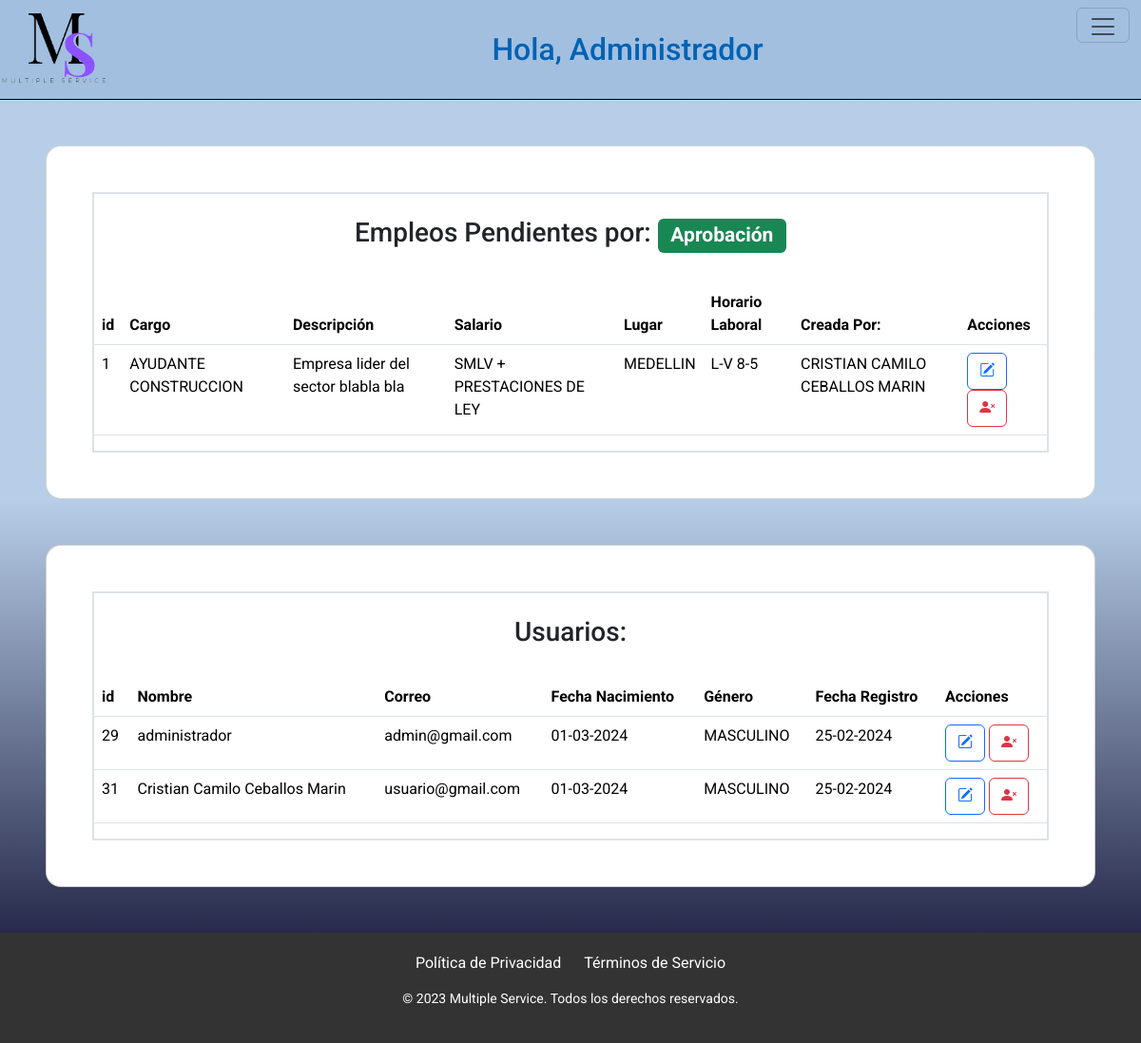
The page /vistas/administracion.php (signed in) on the database its author committed.
### tables this page shows
CREATE TABLE `empleos` (
  `id` int(11) NOT NULL,
  `cargo` varchar(100) NOT NULL,
  `descripcion` varchar(100) NOT NULL,
  `salario` varchar(50) NOT NULL,
  `lugar` varchar(50) NOT NULL,
  `horario` varchar(10) NOT NULL,
  `creado_por` varchar(100) NOT NULL,
  `estado` enum('PENDIENTE','RECHAZADO','APROBADO') NOT NULL,
  `fecha_creacion` timestamp NOT NULL DEFAULT current_timestamp()
);

CREATE TABLE `users` (
  `id` int(11) NOT NULL,
  `nombre` varchar(100) NOT NULL,
  `email` varchar(120) NOT NULL,
  `password` varchar(10) NOT NULL,
  `confirmar_password` varchar(10) NOT NULL,
  `fecha_nacimiento` varchar(11) NOT NULL,
  `genero` enum('MASCULINO','FEMENINO','PREFIERO NO DECIRLO') NOT NULL,
  `tipo_usuario` enum('ESTANDAR','ADMIN','','') NOT NULL,
  `fecha_registro` timestamp NOT NULL DEFAULT current_timestamp()
);

### vistas/administracion.php (the view, shortened to what this page needs)
<!DOCTYPE html>
<html lang="es">
<head>
    <link rel="stylesheet" href="../css/estilos_mul.css">
    <link rel="stylesheet" href="https://cdn.jsdelivr.net/npm/bootstrap@5.3.2/dist/css/bootstrap.min.css">
    <link rel="stylesheet" href="https://cdn.jsdelivr.net/npm/bootstrap-icons@1.11.3/font/bootstrap-icons.min.css">
</head>
<body>
  <header class="Tituloosm">
    <img class="logo_header" src="../img/logo_1.png" alt="Multiple Service">
    <h1 class="text-capitalize fs-2 text"> Hola, <?php echo $_SESSION['nombre_usuario']; ?></h1>
    <?php include 'menu.php' ?>
    </header>
<section class="p-5 m-5 card rounded-4">
    <div class="border border-2">
        <h3 class="text-center pb-4 mt-4">Empleos Pendientes por: <span class="badge text-bg-success">Aprobación</span></h3>
        <table class="table table-hover">
            <thead>
                <th>id</th>
                <th>Cargo</th>
                <th>Descripción</th>
                <th>Salario</th>
                <th>Lugar</th>
                <th>Horario Laboral</th>
                <th>Creada Por:</th>
                <th>Acciones</th>
            </thead>
            <tbody>
                <?php
                    $usuario = 'root';
                    $contrasena = '';
                    $conexion = new PDO('mysql:host=localhost;dbname=multiple_services', $usuario, $contrasena);
                    $conexion->setAttribute(PDO::ATTR_ERRMODE, PDO::ERRMODE_EXCEPTION);
                    $sql = "SELECT id, cargo, descripcion, salario, lugar, horario, creado_por, estado, fecha_creacion FROM empleos";
                    $stmt = $conexion->query($sql);
                ?>
                <?php while ($fila = $stmt->fetch(PDO::FETCH_ASSOC)): ?>
                    <tr>
                        <td><?= $fila['id'] ?></td>
                        <td><?= $fila['cargo'] ?></td>
                        <td><?= $fila['descripcion'] ?></td>
                        <td><?= $fila['salario'] ?></td>
                        <td><?= $fila['lugar'] ?></td>
                        <td><?= $fila['horario'] ?></td>
                        <td><?= $fila['creado_por'] ?></td>
                        <td>
                            <button type="button" class="btn btn-outline-primary" data-bs-toggle="tooltip" data-bs-placement="top" data-bs-title="editar"><i class="bi bi-pencil-square"></i></button>
                            <button type="button" class="btn btn-outline-danger"><i class="bi bi-person-x-fill"></i></button>
                        </td>
                    </tr>
                <?php endwhile; ?>
            </tbody>
        </table>
    </div>
</section>
    <section class="p-5 m-5 card rounded-4">
<div class="border border-2">
    <h3 class="text-center pb-4 mt-4">Usuarios:</h3>
<table class="table table-hover">
        <thead>
        <th>id</th>
        <th>Nombre</th>
        <th>Correo</th>
        <th>Fecha Nacimiento</th>
        <th>Género</th>
        <th>Fecha Registro</th>
        <th>Acciones</th>
    </thead>
    <tbody>
    <?php
        $sql_empleados = "SELECT id, nombre, email, fecha_nacimiento, genero, fecha_registro  FROM users";
        $stmt_empleados = $conexion->query($sql_empleados);
    ?>
        <?php while ($fila = $stmt_empleados->fetch(PDO::FETCH_ASSOC)): ?>
                    <tr>
                        <td><?= $fila['id'] ?></td>
                        <td><?= $fila['nombre'] ?></td>
                        <td><?= $fila['email'] ?></td>
                        <td><?= date("d-m-Y", strtotime($fila['fecha_nacimiento'])) ?></td>
                        <td><?= $fila['genero'] ?></td>
                        <td><?= date("d-m-Y", strtotime($fila['fecha_registro'])) ?></td>
                        <td>
                            <button type="button" class="btn btn-outline-primary" data-bs-toggle="tooltip" data-bs-placement="top" data-bs-title="editar"><i class="bi bi-pencil-square"></i></button>
                            <button type="button" class="btn btn-outline-danger"><i class="bi bi-person-x-fill"></i></button>
                        </td>
                    </tr>
                <?php endwhile; ?>
    </tbody>
</table>
</div>
</section>
    <footer>
      <div class="footer-links">
          <a href="#" target="_blank">Política de Privacidad</a>
          <a href="#" target="_blank">Términos de Servicio</a>
      </div>
      <p>&copy; 2023 Multiple Service. Todos los derechos reservados.</p>
    </footer>
</body>
</html>

### css/estilos_mul.css (style rules this page uses)
* { margin: 0; padding: 0; box-sizing: border-box; text-decoration: none; font-family: "Roboto", sans-serif; }
body { margin: 0px; font-family: "Roboto", sans-serif; background: rgb(13, 0, 255); background: linear-gradient(0deg, rgba(2, 0, 36, 1) 0%, rgba(153, 185, 221, 0.7008928571428572) 52%); background-position: center; background-attachment: fixed; }
header { background-color: rgba(153, 185, 221, 0.7); color: white; text-align: center; display: flex; justify-content: space-between; align-items: center; border-bottom: solid 1px black; }
.Tituloosm h1 { font-family: "Roboto", sans-serif; color: #0062b3; text-align: center; text-transform: uppercase; margin: 20px auto; font-size: 40px; }
.logo_header { width: 10%; }
button { background-color: rgb(5, 45, 119); text-align: center; padding: 6%; height: 30px; border-radius: 10px; }
section { margin: 20px 0; padding: 20px; }
footer { background-color: #333; color: #fff; padding: 20px; text-align: center; }
.footer-links { margin-bottom: 15px; }
.footer-links a { text-decoration: none; color: #fff; margin: 0 10px; }
p { font-size: 14px; margin: 0; }
p { margin-top: 20px; font-size: 14px; }
[type=button]:not(:disabled), [type=reset]:not(:disabled), [type=submit]:not(:disabled), button:not(:disabled) { padding-bottom: 31px !important; }

### rows shown on the page
empleos: id "1", cargo "AYUDANTE CONSTRUCCION", descripcion "Empresa lider del sector blabla bla", salario "SMLV + PRESTACIONES DE LEY", lugar "MEDELLIN", horario "L-V 8-5", creado_por "CRISTIAN CAMILO CEBALLOS MARIN"
users: id "29", nombre "administrador", email "admin@gmail.com", fecha_nacimiento "01-03-2024", genero "MASCULINO", fecha_registro "25-02-2024"
users: id "31", nombre "Cristian Camilo Ceballos Marin", email "usuario@gmail.com", fecha_nacimiento "01-03-2024", genero "MASCULINO", fecha_registro "25-02-2024"

### other values the page prints
$_SESSION['nombre_usuario'] "Administrador"
